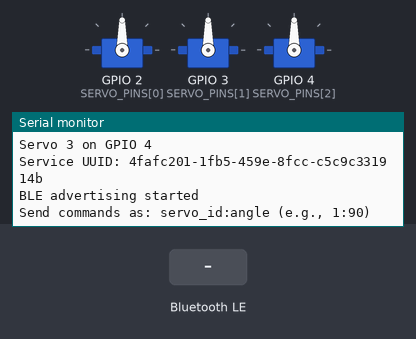
Simulated run of this sketch. Board: ESP32. On the bench: 3 × servo, the last lines printed to the serial monitor. The inputs (shaded band) are chosen by the test bench. Nothing arrives over Bluetooth unless stated; a phone connects over Bluetooth LE 3 s after start.

Above: at 2.3 s.
2.4 s: Bluetooth LE write "5" received
At 3.7 s:
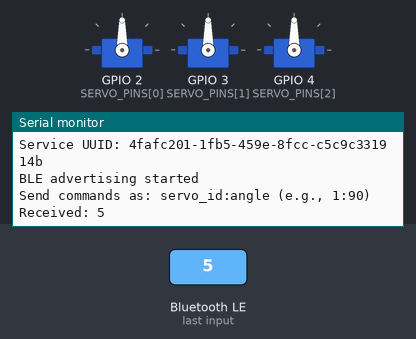
5.4 s: Bluetooth LE write "1:90" received
At 6.1 s:
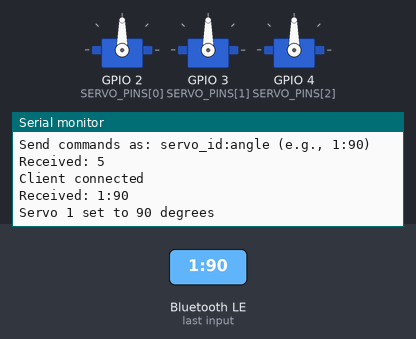

Measured:
- after the input at 2.4 s, the serial monitor: prints a new line at once (image 1)
- after the input at 5.4 s, the serial monitor: prints a new line at once (image 2)

The sketch:

servomote-esp32.ino
```cpp
/*
 * This sketch is part of ServoMote
 * See https://docs.servomote.app for more information
 *
 * Servo Control with BLE
 *
 * Controls servo motors via Bluetooth Low Energy (BLE).
 * Send commands in format: "servo_id:angle" (e.g., "1:90")
 *
 */

#include <ESP32Servo.h>
#include <BLEDevice.h>
#include <BLEServer.h>
#include <BLEUtils.h>
#include <BLE2902.h>

#define SERVICE_UUID        "4fafc201-1fb5-459e-8fcc-c5c9c331914b"
#define CHARACTERISTIC_UUID "beb5483e-36e1-4688-b7f5-ea07361b26a8"

#define DEVICE_NAME "ServoMote"

const int NUM_SERVOS = 3;
const int SERVO_PINS[NUM_SERVOS] = {2, 3, 4};
const int MIN_ANGLE = 0;
const int MAX_ANGLE = 180;

Servo servos[NUM_SERVOS];
int servoAngles[NUM_SERVOS] = {-1, -1, -1};

BLEServer* pServer = NULL;
BLECharacteristic* pCharacteristic = NULL;
bool deviceConnected = false;
bool oldDeviceConnected = false;

class ServerCallbacks : public BLEServerCallbacks {
  void onConnect(BLEServer* pServer) {
    deviceConnected = true;
    Serial.println("Client connected");
  }

  void onDisconnect(BLEServer* pServer) {
    deviceConnected = false;
    Serial.println("Client disconnected");
  }
};

class CharacteristicCallbacks : public BLECharacteristicCallbacks {
  void onWrite(BLECharacteristic* pCharacteristic) {
    String value = pCharacteristic->getValue().c_str();

    if (value.length() > 0) {
      Serial.print("Received: ");
      Serial.println(value);

      int colonIndex = value.indexOf(':');
      if (colonIndex > 0) {
        // Set command: servo_id:angle
        int servoId = value.substring(0, colonIndex).toInt();
        int angle = value.substring(colonIndex + 1).toInt();

        if (servoId >= 1 && servoId <= NUM_SERVOS) {
          angle = constrain(angle, MIN_ANGLE, MAX_ANGLE);
          int index = servoId - 1;
          servoAngles[index] = angle;
          servos[index].write(angle);

          Serial.print("Servo ");
          Serial.print(servoId);
          Serial.print(" set to ");
          Serial.print(angle);
          Serial.println(" degrees");

          String response = "OK:" + String(servoId) + ":" + String(angle);
          pCharacteristic->setValue(response.c_str());
          pCharacteristic->notify();
        } else {
          Serial.println("Invalid servo ID (use 1-3)");
          pCharacteristic->setValue("ERROR:Invalid servo ID");
          pCharacteristic->notify();
        }
      } else {
        // Get command: servo_id
        int servoId = value.toInt();
        if (servoId >= 1 && servoId <= NUM_SERVOS) {
          int index = servoId - 1;
          String response = "OK:" + String(servoId) + ":" + String(servoAngles[index]);
          pCharacteristic->setValue(response.c_str());
          pCharacteristic->notify();
        } else {
          pCharacteristic->setValue("ERROR:Invalid servo ID");
          pCharacteristic->notify();
        }
      }
    }
  }
};

void setup() {
  Serial.begin(9600);
  delay(1000);
  Serial.println("Servo Control with BLE");

  // Initialize servos
  ESP32PWM::allocateTimer(0);
  ESP32PWM::allocateTimer(1);
  for (int i = 0; i < NUM_SERVOS; i++) {
    servos[i].setPeriodHertz(50);
    servos[i].attach(SERVO_PINS[i], 500, 2400);
    Serial.print("Servo ");
    Serial.print(i + 1);
    Serial.print(" on GPIO ");
    Serial.println(SERVO_PINS[i]);
  }

  // Initialize BLE
  BLEDevice::init(DEVICE_NAME);
  pServer = BLEDevice::createServer();
  pServer->setCallbacks(new ServerCallbacks());

  BLEService* pService = pServer->createService(SERVICE_UUID);
  pCharacteristic = pService->createCharacteristic(
    CHARACTERISTIC_UUID,
    BLECharacteristic::PROPERTY_READ |
    BLECharacteristic::PROPERTY_WRITE |
    BLECharacteristic::PROPERTY_NOTIFY
  );

  pCharacteristic->addDescriptor(new BLE2902());
  pCharacteristic->setCallbacks(new CharacteristicCallbacks());
  pCharacteristic->setValue("Ready");

  pService->start();

  BLEAdvertising* pAdvertising = BLEDevice::getAdvertising();
  pAdvertising->setName(DEVICE_NAME);
  pAdvertising->addServiceUUID(SERVICE_UUID);
  pAdvertising->setScanResponse(true);
  pAdvertising->setMinPreferred(0x06);  // Helps with iPhone connection
  BLEDevice::startAdvertising();

  Serial.print("Service UUID: ");
  Serial.println(SERVICE_UUID);

  Serial.println("BLE advertising started");
  Serial.println("Send commands as: servo_id:angle (e.g., 1:90)");
}

void loop() {
  // Handle reconnection
  if (!deviceConnected && oldDeviceConnected) {
    delay(500);
    pServer->startAdvertising();
    Serial.println("Restarted advertising");
    oldDeviceConnected = deviceConnected;
  }

  if (deviceConnected && !oldDeviceConnected) {
    oldDeviceConnected = deviceConnected;
  }

  delay(10);
}
```
